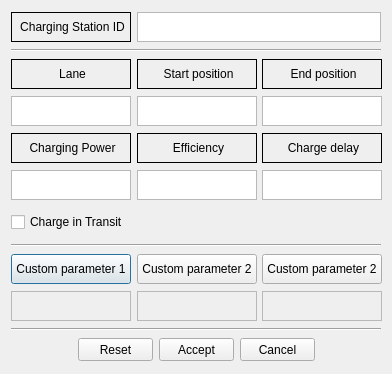
<?xml version="1.0" encoding="UTF-8"?>
<ui version="4.0">
 <class>chargingStationItemDialog</class>
 <widget class="QDialog" name="chargingStationItemDialog">
  <property name="geometry">
   <rect>
    <x>0</x>
    <y>0</y>
    <width>392</width>
    <height>374</height>
   </rect>
  </property>
  <property name="minimumSize">
   <size>
    <width>392</width>
    <height>374</height>
   </size>
  </property>
  <property name="maximumSize">
   <size>
    <width>392</width>
    <height>374</height>
   </size>
  </property>
  <property name="windowTitle">
   <string>Charging Station properties</string>
  </property>
  <property name="windowIcon">
   <iconset resource="../../../resources/eNetEditorResources.qrc">
    <normaloff>:/items/chargingStation.png</normaloff>:/items/chargingStation.png</iconset>
  </property>
  <property name="modal">
   <bool>true</bool>
  </property>
  <layout class="QVBoxLayout" name="verticalLayout">
   <item>
    <layout class="QHBoxLayout" name="horizontalLayout">
     <item>
      <widget class="QLabel" name="LabelId">
       <property name="minimumSize">
        <size>
         <width>120</width>
         <height>30</height>
        </size>
       </property>
       <property name="maximumSize">
        <size>
         <width>120</width>
         <height>30</height>
        </size>
       </property>
       <property name="frameShape">
        <enum>QFrame::Box</enum>
       </property>
       <property name="text">
        <string>&lt;html&gt;&lt;head/&gt;&lt;body&gt;&lt;p align=&quot;center&quot;&gt;Charging Station ID&lt;/p&gt;&lt;/body&gt;&lt;/html&gt;</string>
       </property>
      </widget>
     </item>
     <item>
      <widget class="QTextEdit" name="TextId">
       <property name="minimumSize">
        <size>
         <width>120</width>
         <height>30</height>
        </size>
       </property>
       <property name="maximumSize">
        <size>
         <width>16777215</width>
         <height>30</height>
        </size>
       </property>
      </widget>
     </item>
    </layout>
   </item>
   <item>
    <widget class="Line" name="line">
     <property name="orientation">
      <enum>Qt::Horizontal</enum>
     </property>
    </widget>
   </item>
   <item>
    <layout class="QHBoxLayout" name="horizontalLayout_2">
     <item>
      <widget class="QLabel" name="LabelLane">
       <property name="minimumSize">
        <size>
         <width>120</width>
         <height>30</height>
        </size>
       </property>
       <property name="maximumSize">
        <size>
         <width>120</width>
         <height>30</height>
        </size>
       </property>
       <property name="frameShape">
        <enum>QFrame::Box</enum>
       </property>
       <property name="text">
        <string>&lt;html&gt;&lt;head/&gt;&lt;body&gt;&lt;p align=&quot;center&quot;&gt;Lane&lt;/p&gt;&lt;/body&gt;&lt;/html&gt;</string>
       </property>
      </widget>
     </item>
     <item>
      <widget class="QLabel" name="LabelStartPosition">
       <property name="minimumSize">
        <size>
         <width>120</width>
         <height>30</height>
        </size>
       </property>
       <property name="maximumSize">
        <size>
         <width>120</width>
         <height>30</height>
        </size>
       </property>
       <property name="frameShape">
        <enum>QFrame::Box</enum>
       </property>
       <property name="text">
        <string>&lt;html&gt;&lt;head/&gt;&lt;body&gt;&lt;p align=&quot;center&quot;&gt;Start position&lt;/p&gt;&lt;/body&gt;&lt;/html&gt;</string>
       </property>
      </widget>
     </item>
     <item>
      <widget class="QLabel" name="LabelEndPosition">
       <property name="minimumSize">
        <size>
         <width>120</width>
         <height>30</height>
        </size>
       </property>
       <property name="maximumSize">
        <size>
         <width>120</width>
         <height>30</height>
        </size>
       </property>
       <property name="frameShape">
        <enum>QFrame::Box</enum>
       </property>
       <property name="text">
        <string>&lt;html&gt;&lt;head/&gt;&lt;body&gt;&lt;p align=&quot;center&quot;&gt;End position&lt;/p&gt;&lt;/body&gt;&lt;/html&gt;</string>
       </property>
      </widget>
     </item>
    </layout>
   </item>
   <item>
    <layout class="QHBoxLayout" name="horizontalLayout_5">
     <item>
      <widget class="QTextEdit" name="TextLane">
       <property name="minimumSize">
        <size>
         <width>120</width>
         <height>30</height>
        </size>
       </property>
       <property name="maximumSize">
        <size>
         <width>120</width>
         <height>30</height>
        </size>
       </property>
      </widget>
     </item>
     <item>
      <widget class="QTextEdit" name="TextStartPosition">
       <property name="minimumSize">
        <size>
         <width>120</width>
         <height>30</height>
        </size>
       </property>
       <property name="maximumSize">
        <size>
         <width>120</width>
         <height>30</height>
        </size>
       </property>
      </widget>
     </item>
     <item>
      <widget class="QTextEdit" name="TextEndPosition">
       <property name="minimumSize">
        <size>
         <width>120</width>
         <height>30</height>
        </size>
       </property>
       <property name="maximumSize">
        <size>
         <width>120</width>
         <height>30</height>
        </size>
       </property>
      </widget>
     </item>
    </layout>
   </item>
   <item>
    <layout class="QHBoxLayout" name="horizontalLayout_6">
     <item>
      <widget class="QLabel" name="LabelChargingPower">
       <property name="minimumSize">
        <size>
         <width>120</width>
         <height>30</height>
        </size>
       </property>
       <property name="maximumSize">
        <size>
         <width>120</width>
         <height>30</height>
        </size>
       </property>
       <property name="frameShape">
        <enum>QFrame::Box</enum>
       </property>
       <property name="text">
        <string>&lt;html&gt;&lt;head/&gt;&lt;body&gt;&lt;p align=&quot;center&quot;&gt;Charging Power&lt;/p&gt;&lt;/body&gt;&lt;/html&gt;</string>
       </property>
      </widget>
     </item>
     <item>
      <widget class="QLabel" name="LabelEfficiency">
       <property name="minimumSize">
        <size>
         <width>120</width>
         <height>30</height>
        </size>
       </property>
       <property name="maximumSize">
        <size>
         <width>120</width>
         <height>30</height>
        </size>
       </property>
       <property name="frameShape">
        <enum>QFrame::Box</enum>
       </property>
       <property name="text">
        <string>&lt;html&gt;&lt;head/&gt;&lt;body&gt;&lt;p align=&quot;center&quot;&gt;Efficiency&lt;/p&gt;&lt;/body&gt;&lt;/html&gt;</string>
       </property>
      </widget>
     </item>
     <item>
      <widget class="QLabel" name="LabelChargeDelay">
       <property name="minimumSize">
        <size>
         <width>120</width>
         <height>30</height>
        </size>
       </property>
       <property name="maximumSize">
        <size>
         <width>120</width>
         <height>30</height>
        </size>
       </property>
       <property name="frameShape">
        <enum>QFrame::Box</enum>
       </property>
       <property name="text">
        <string>&lt;html&gt;&lt;head/&gt;&lt;body&gt;&lt;p align=&quot;center&quot;&gt;Charge delay&lt;/p&gt;&lt;/body&gt;&lt;/html&gt;</string>
       </property>
      </widget>
     </item>
    </layout>
   </item>
   <item>
    <layout class="QHBoxLayout" name="horizontalLayout_7">
     <item>
      <widget class="QTextEdit" name="TextChargingPower">
       <property name="minimumSize">
        <size>
         <width>120</width>
         <height>30</height>
        </size>
       </property>
       <property name="maximumSize">
        <size>
         <width>120</width>
         <height>30</height>
        </size>
       </property>
      </widget>
     </item>
     <item>
      <widget class="QTextEdit" name="TextEfficiency">
       <property name="minimumSize">
        <size>
         <width>120</width>
         <height>30</height>
        </size>
       </property>
       <property name="maximumSize">
        <size>
         <width>120</width>
         <height>30</height>
        </size>
       </property>
      </widget>
     </item>
     <item>
      <widget class="QTextEdit" name="TextChargeDelay">
       <property name="minimumSize">
        <size>
         <width>120</width>
         <height>30</height>
        </size>
       </property>
       <property name="maximumSize">
        <size>
         <width>120</width>
         <height>30</height>
        </size>
       </property>
      </widget>
     </item>
    </layout>
   </item>
   <item>
    <layout class="QHBoxLayout" name="horizontalLayout_8">
     <item>
      <widget class="QCheckBox" name="CheckBoxChargeInTransit">
       <property name="minimumSize">
        <size>
         <width>120</width>
         <height>30</height>
        </size>
       </property>
       <property name="maximumSize">
        <size>
         <width>120</width>
         <height>30</height>
        </size>
       </property>
       <property name="text">
        <string>Charge in Transit</string>
       </property>
      </widget>
     </item>
     <item>
      <spacer name="horizontalSpacer">
       <property name="orientation">
        <enum>Qt::Horizontal</enum>
       </property>
       <property name="sizeHint" stdset="0">
        <size>
         <width>40</width>
         <height>20</height>
        </size>
       </property>
      </spacer>
     </item>
    </layout>
   </item>
   <item>
    <widget class="Line" name="line_3">
     <property name="orientation">
      <enum>Qt::Horizontal</enum>
     </property>
    </widget>
   </item>
   <item>
    <layout class="QHBoxLayout" name="horizontalLayout_3">
     <item>
      <widget class="QPushButton" name="ButtonCustomParameter1Name">
       <property name="sizePolicy">
        <sizepolicy hsizetype="Minimum" vsizetype="Minimum">
         <horstretch>0</horstretch>
         <verstretch>0</verstretch>
        </sizepolicy>
       </property>
       <property name="minimumSize">
        <size>
         <width>120</width>
         <height>30</height>
        </size>
       </property>
       <property name="maximumSize">
        <size>
         <width>120</width>
         <height>30</height>
        </size>
       </property>
       <property name="text">
        <string>Custom parameter 1</string>
       </property>
      </widget>
     </item>
     <item>
      <widget class="QPushButton" name="ButtonCustomParameter2Name">
       <property name="sizePolicy">
        <sizepolicy hsizetype="Minimum" vsizetype="Minimum">
         <horstretch>0</horstretch>
         <verstretch>0</verstretch>
        </sizepolicy>
       </property>
       <property name="minimumSize">
        <size>
         <width>120</width>
         <height>30</height>
        </size>
       </property>
       <property name="maximumSize">
        <size>
         <width>120</width>
         <height>30</height>
        </size>
       </property>
       <property name="text">
        <string>Custom parameter 2</string>
       </property>
      </widget>
     </item>
     <item>
      <widget class="QPushButton" name="ButtonCustomParameter3Name">
       <property name="sizePolicy">
        <sizepolicy hsizetype="Minimum" vsizetype="Minimum">
         <horstretch>0</horstretch>
         <verstretch>0</verstretch>
        </sizepolicy>
       </property>
       <property name="minimumSize">
        <size>
         <width>120</width>
         <height>30</height>
        </size>
       </property>
       <property name="maximumSize">
        <size>
         <width>120</width>
         <height>30</height>
        </size>
       </property>
       <property name="text">
        <string>Custom parameter 2</string>
       </property>
      </widget>
     </item>
    </layout>
   </item>
   <item>
    <layout class="QHBoxLayout" name="horizontalLayout_4">
     <item>
      <widget class="QTextEdit" name="TextCustomParameter1Value">
       <property name="enabled">
        <bool>false</bool>
       </property>
       <property name="minimumSize">
        <size>
         <width>120</width>
         <height>30</height>
        </size>
       </property>
       <property name="maximumSize">
        <size>
         <width>120</width>
         <height>30</height>
        </size>
       </property>
       <property name="verticalScrollBarPolicy">
        <enum>Qt::ScrollBarAlwaysOff</enum>
       </property>
       <property name="horizontalScrollBarPolicy">
        <enum>Qt::ScrollBarAlwaysOff</enum>
       </property>
       <property name="html">
        <string>&lt;!DOCTYPE HTML PUBLIC &quot;-//W3C//DTD HTML 4.0//EN&quot; &quot;http://www.w3.org/TR/REC-html40/strict.dtd&quot;&gt;
&lt;html&gt;&lt;head&gt;&lt;meta name=&quot;qrichtext&quot; content=&quot;1&quot; /&gt;&lt;style type=&quot;text/css&quot;&gt;
p, li { white-space: pre-wrap; }
&lt;/style&gt;&lt;/head&gt;&lt;body style=&quot; font-family:'MS Shell Dlg 2'; font-size:8.25pt; font-weight:400; font-style:normal;&quot;&gt;
&lt;p align=&quot;center&quot; style=&quot;-qt-paragraph-type:empty; margin-top:0px; margin-bottom:0px; margin-left:0px; margin-right:0px; -qt-block-indent:0; text-indent:0px;&quot;&gt;&lt;br /&gt;&lt;/p&gt;&lt;/body&gt;&lt;/html&gt;</string>
       </property>
       <property name="textInteractionFlags">
        <set>Qt::LinksAccessibleByKeyboard|Qt::LinksAccessibleByMouse|Qt::TextBrowserInteraction|Qt::TextEditable|Qt::TextEditorInteraction|Qt::TextSelectableByKeyboard|Qt::TextSelectableByMouse</set>
       </property>
      </widget>
     </item>
     <item>
      <widget class="QTextEdit" name="TextCustomParameter2Value">
       <property name="enabled">
        <bool>false</bool>
       </property>
       <property name="minimumSize">
        <size>
         <width>120</width>
         <height>30</height>
        </size>
       </property>
       <property name="maximumSize">
        <size>
         <width>120</width>
         <height>30</height>
        </size>
       </property>
       <property name="verticalScrollBarPolicy">
        <enum>Qt::ScrollBarAlwaysOff</enum>
       </property>
       <property name="horizontalScrollBarPolicy">
        <enum>Qt::ScrollBarAlwaysOff</enum>
       </property>
       <property name="html">
        <string>&lt;!DOCTYPE HTML PUBLIC &quot;-//W3C//DTD HTML 4.0//EN&quot; &quot;http://www.w3.org/TR/REC-html40/strict.dtd&quot;&gt;
&lt;html&gt;&lt;head&gt;&lt;meta name=&quot;qrichtext&quot; content=&quot;1&quot; /&gt;&lt;style type=&quot;text/css&quot;&gt;
p, li { white-space: pre-wrap; }
&lt;/style&gt;&lt;/head&gt;&lt;body style=&quot; font-family:'MS Shell Dlg 2'; font-size:8.25pt; font-weight:400; font-style:normal;&quot;&gt;
&lt;p align=&quot;center&quot; style=&quot;-qt-paragraph-type:empty; margin-top:0px; margin-bottom:0px; margin-left:0px; margin-right:0px; -qt-block-indent:0; text-indent:0px;&quot;&gt;&lt;br /&gt;&lt;/p&gt;&lt;/body&gt;&lt;/html&gt;</string>
       </property>
       <property name="textInteractionFlags">
        <set>Qt::LinksAccessibleByKeyboard|Qt::LinksAccessibleByMouse|Qt::TextBrowserInteraction|Qt::TextEditable|Qt::TextEditorInteraction|Qt::TextSelectableByKeyboard|Qt::TextSelectableByMouse</set>
       </property>
      </widget>
     </item>
     <item>
      <widget class="QTextEdit" name="TextCustomParameter3Value">
       <property name="enabled">
        <bool>false</bool>
       </property>
       <property name="minimumSize">
        <size>
         <width>120</width>
         <height>30</height>
        </size>
       </property>
       <property name="maximumSize">
        <size>
         <width>120</width>
         <height>30</height>
        </size>
       </property>
       <property name="verticalScrollBarPolicy">
        <enum>Qt::ScrollBarAlwaysOff</enum>
       </property>
       <property name="horizontalScrollBarPolicy">
        <enum>Qt::ScrollBarAlwaysOff</enum>
       </property>
       <property name="html">
        <string>&lt;!DOCTYPE HTML PUBLIC &quot;-//W3C//DTD HTML 4.0//EN&quot; &quot;http://www.w3.org/TR/REC-html40/strict.dtd&quot;&gt;
&lt;html&gt;&lt;head&gt;&lt;meta name=&quot;qrichtext&quot; content=&quot;1&quot; /&gt;&lt;style type=&quot;text/css&quot;&gt;
p, li { white-space: pre-wrap; }
&lt;/style&gt;&lt;/head&gt;&lt;body style=&quot; font-family:'MS Shell Dlg 2'; font-size:8.25pt; font-weight:400; font-style:normal;&quot;&gt;
&lt;p align=&quot;center&quot; style=&quot;-qt-paragraph-type:empty; margin-top:0px; margin-bottom:0px; margin-left:0px; margin-right:0px; -qt-block-indent:0; text-indent:0px;&quot;&gt;&lt;br /&gt;&lt;/p&gt;&lt;/body&gt;&lt;/html&gt;</string>
       </property>
       <property name="textInteractionFlags">
        <set>Qt::LinksAccessibleByKeyboard|Qt::LinksAccessibleByMouse|Qt::TextBrowserInteraction|Qt::TextEditable|Qt::TextEditorInteraction|Qt::TextSelectableByKeyboard|Qt::TextSelectableByMouse</set>
       </property>
      </widget>
     </item>
    </layout>
   </item>
   <item>
    <widget class="Line" name="line_2">
     <property name="orientation">
      <enum>Qt::Horizontal</enum>
     </property>
    </widget>
   </item>
   <item>
    <layout class="QHBoxLayout" name="ButtonsLayout">
     <item>
      <spacer name="HorizontalSpacer1">
       <property name="orientation">
        <enum>Qt::Horizontal</enum>
       </property>
       <property name="sizeHint" stdset="0">
        <size>
         <width>40</width>
         <height>20</height>
        </size>
       </property>
      </spacer>
     </item>
     <item>
      <widget class="QPushButton" name="ButtonReset">
       <property name="minimumSize">
        <size>
         <width>75</width>
         <height>23</height>
        </size>
       </property>
       <property name="maximumSize">
        <size>
         <width>75</width>
         <height>23</height>
        </size>
       </property>
       <property name="sizeIncrement">
        <size>
         <width>0</width>
         <height>0</height>
        </size>
       </property>
       <property name="text">
        <string>Reset</string>
       </property>
       <property name="icon">
        <iconset resource="../../../resources/eNetEditorResources.qrc">
         <normaloff>:/main/reset.ico</normaloff>:/main/reset.ico</iconset>
       </property>
      </widget>
     </item>
     <item>
      <widget class="QPushButton" name="ButtonAccept">
       <property name="minimumSize">
        <size>
         <width>75</width>
         <height>23</height>
        </size>
       </property>
       <property name="maximumSize">
        <size>
         <width>75</width>
         <height>23</height>
        </size>
       </property>
       <property name="sizeIncrement">
        <size>
         <width>0</width>
         <height>0</height>
        </size>
       </property>
       <property name="text">
        <string>Accept</string>
       </property>
       <property name="icon">
        <iconset resource="../../../resources/eNetEditorResources.qrc">
         <normaloff>:/main/accept.ico</normaloff>:/main/accept.ico</iconset>
       </property>
      </widget>
     </item>
     <item>
      <widget class="QPushButton" name="ButtonCancel">
       <property name="minimumSize">
        <size>
         <width>75</width>
         <height>23</height>
        </size>
       </property>
       <property name="maximumSize">
        <size>
         <width>75</width>
         <height>23</height>
        </size>
       </property>
       <property name="sizeIncrement">
        <size>
         <width>0</width>
         <height>0</height>
        </size>
       </property>
       <property name="text">
        <string>Cancel</string>
       </property>
       <property name="icon">
        <iconset resource="../../../resources/eNetEditorResources.qrc">
         <normaloff>:/main/cancel.ico</normaloff>:/main/cancel.ico</iconset>
       </property>
      </widget>
     </item>
     <item>
      <spacer name="HorizontalSpacer2">
       <property name="orientation">
        <enum>Qt::Horizontal</enum>
       </property>
       <property name="sizeHint" stdset="0">
        <size>
         <width>40</width>
         <height>20</height>
        </size>
       </property>
      </spacer>
     </item>
    </layout>
   </item>
  </layout>
 </widget>
 <resources>
  <include location="../../../resources/eNetEditorResources.qrc"/>
 </resources>
 <connections/>
</ui>
